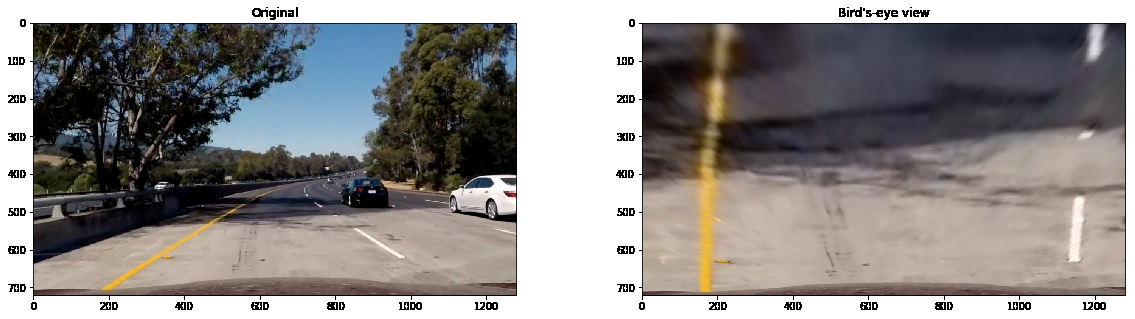
#> input picture img/birds_eye_view.png, 1135 x 319 px
$ python -i LaneDetector.py   (imports and definitions only)   (older library calls are emulated)
#> lines starting #> are read from the running program, lines starting #| are printed output that depends on the picture; after the words box and inside, x2 and y2 are one past the last pixel; in counts of white or black regions, pixels touching at a corner belong together
#> further down, picture is the input picture: shape (319, 1135, 3); mean B, G, R 137.9, 139.1, 142.5
import cv2
import numpy as np


class LaneIsolator(object):
    """ Base class that implements everything needed in order to properly
        isolate lane lines
    """

    def __init__(self):
        self.L_THRESHOLD = (75, 255)  # L in LUV color space
        self.S_THRESHOLD = (85, 235)  # S in HLS color space
        self.B_THRESHOLD = (100, 220)  # B in Lab color space
        self.MAG_THRESHOLD = (40, 215)  # Gradient magnitude
        self.DIR_THRESHOLD = (0, np.pi / 7)  # Gradient direction

    def isolate_lines(self, img):
        """ Isolates lane lines from the image using an ensemble of color and
            edge selection
            :param img: Input BGR image from the camera
            :return: A bitmap where 1s are the selected areas
        """
        color_select = self.color_threshold(img)
        grad_select = self.gradient_threshold(img)
        selection = np.zeros_like(color_select)
        selection[(color_select == 1) | (grad_select == 1)] = 1
        return selection

    def _within_threshold(self, array, threshold=(0, 255)):
        """ Private method which takes an array and fills with ones the areas
            that were within the thresholded values
            :param array: An array to apply thresholding over
            :param threshold: A tuple containing the lower and upper bounds of
                              the threshold
            :return: A bitmap where 1s are the selected areas
        """
        min_val = threshold[0]
        max_val = threshold[1]
        thresholded = np.zeros_like(array)
        thresholded[(array >= min_val) & (array <= max_val)] = 1
        return thresholded

    # [9 lines left out: function eq_histogram, not called in this run]

    def color_threshold(self, img):
        """ Applies color selection over the image to attempt to isolate the lines
        :param img: Input BGR image from the camera
        :return: A bitmap where 1s are the selected areas
        """
        l_chan = cv2.cvtColor(img, cv2.COLOR_BGR2LUV)[:, :, 0]
        s_chan = cv2.cvtColor(img, cv2.COLOR_BGR2HLS)[:, :, 2]
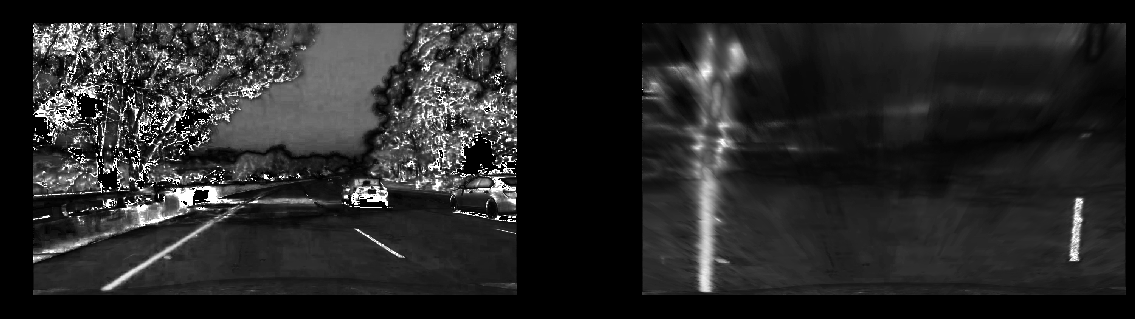
#> s_chan: shape (319, 1135); min 0, max 255, mean 38.4
        b_chan = cv2.cvtColor(img, cv2.COLOR_BGR2Lab)[:, :, 2]
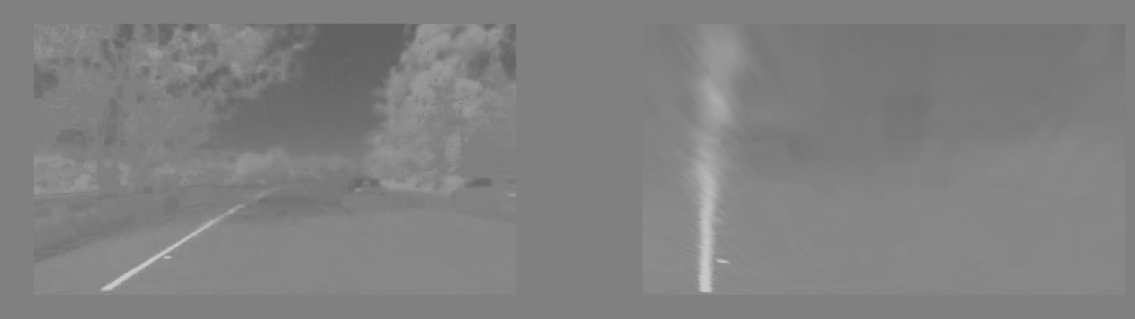
#> b_chan: shape (319, 1135); min 96, max 203, mean 129.1

        l_thresh = self._within_threshold(l_chan, self.L_THRESHOLD)
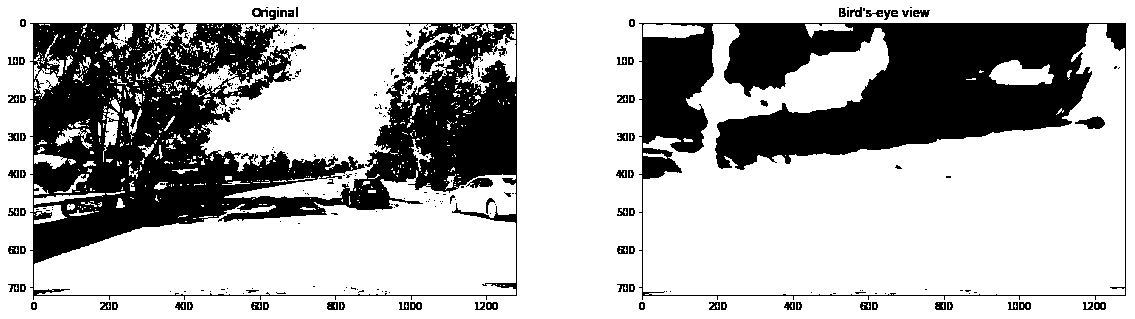
#> l_thresh: shape (319, 1135); values 0 (black) and 1 (white), 69.9% white; 285 black regions (207 under 20 px), largest, box (x1, y1, x2, y2) and area: (30, 23, 517, 300) 59662, (639, 23, 1126, 300) 44682, (1075, 116, 1105, 129) 227
        s_thresh = self._within_threshold(s_chan, self.S_THRESHOLD)
#> s_thresh: shape (319, 1135); values 0 (black) and 1 (white), 11.2% white; 1510 white regions (1389 under 20 px), largest, box (x1, y1, x2, y2) and area: (211, 23, 408, 147) 13434, (667, 32, 747, 292) 6501, (408, 58, 517, 169) 3302
        b_thresh = self._within_threshold(b_chan, self.B_THRESHOLD)
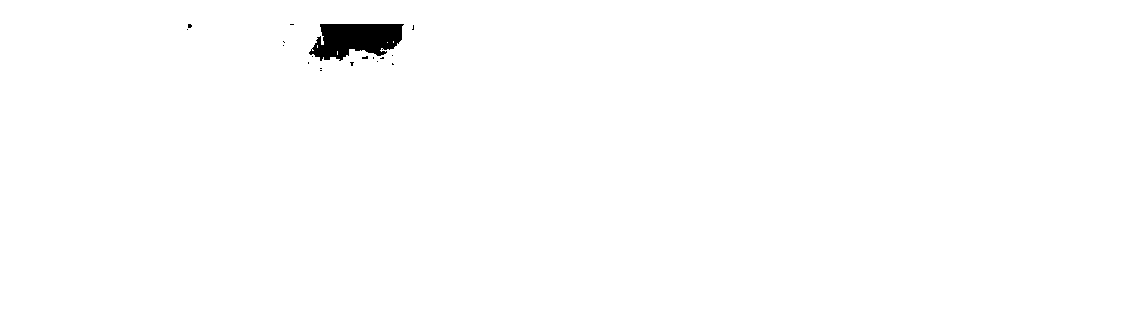
#> b_thresh: shape (319, 1135); values 0 (black) and 1 (white), 99.3% white; 18 black regions (17 under 20 px), largest, box (x1, y1, x2, y2) and area: (309, 24, 404, 61) 2470
#> in isolate_lines, `color_select = self.color_threshold(img)`: color_select: shape (319, 1135); values 0 (black) and 1 (white), 4.8% white; 237 white regions (217 under 20 px), largest, box (x1, y1, x2, y2) and area: (217, 24, 408, 147) 10499, (690, 131, 730, 292) 3016, (700, 39, 732, 129) 990

        selection = np.zeros_like(l_chan)
        # Color is sensitive, that's why it's an OR operator
        selection[(l_thresh == 1) & (s_thresh == 1) & (b_thresh == 1)] = 1

        return selection

    def gradient_threshold(self, img):
        """ Attempts to isolate the lane lines using edge gradients
        :param img: Input BGR image from the camera
        :return: A bitmap where 1s are the selected areas
        """
        gray = cv2.cvtColor(img, cv2.COLOR_BGR2GRAY)

        magnitude = self._gradient_mag(gray)
        direction = self._gradient_dir(gray)

        mag_thresh = self._within_threshold(magnitude, self.MAG_THRESHOLD)
        dir_thresh = self._within_threshold(direction, self.DIR_THRESHOLD)

        selection = np.zeros_like(magnitude)
        selection[(mag_thresh == 1) & (dir_thresh == 1)] = 1

        return selection

    def _gradients(self, gray, kernel=3):
        """ Computes the edge gradients using the Sobel operator
        :param gray: Grayscaled input image
        :param kernel: Kernel size to use for Sobel
        :return: (x, y) tuple of x and y edge gradient magnitude
        """
#> called with kernel = 3
        grad_x = cv2.Sobel(gray, cv2.CV_64F, 1, 0, ksize=kernel)
        grad_y = cv2.Sobel(gray, cv2.CV_64F, 0, 1, ksize=kernel)
        return (grad_x, grad_y)

    def _gradient_mag(self, gray):
        """ Computes the magnitude map of the edge gradients
        :param gray: Grayscaled input image
        :return: Gradient magnitude matrix
        """
        grad_x, grad_y = self._gradients(gray)
        # Pythagoras
        magnitude = np.sqrt(np.square(grad_x) + np.square(grad_y))
        return magnitude

    def _gradient_dir(self, gray):
        """ Computes the direction map of the edge gradients
        :param gray: Grayscaled input image
        :return: Gradient direction matrix
        """
        grad_x, grad_y = self._gradients(gray)

        grad_x = np.absolute(grad_x)
        grad_y = np.absolute(grad_y)

        direction = np.arctan2(grad_y, grad_x)
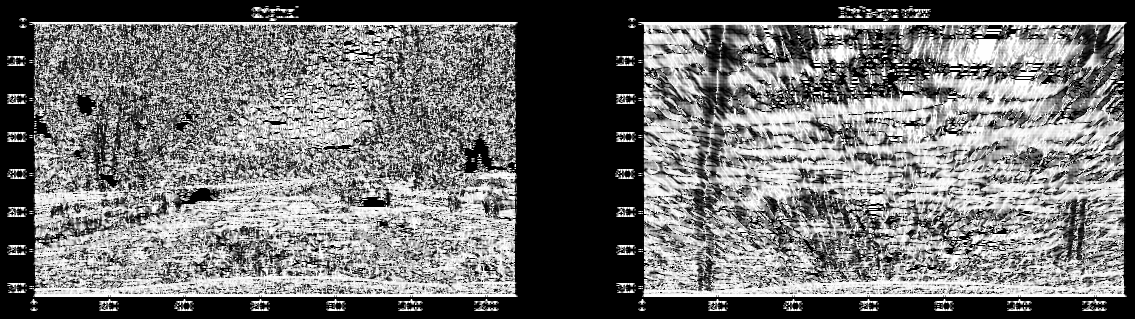
#> direction: shape (319, 1135) float64; min 0, max 1.57, mean 0.7; drawn with min black and max white
        return direction

>>> import cv2
>>> picture = cv2.imread('img/birds_eye_view.png')
>>> result = LaneIsolator().isolate_lines(picture)
#> in gradient_threshold, `mag_thresh = self._within_threshold(magnitude, self.MAG_THRESHOLD)`: mag_thresh: shape (319, 1135) float64; values 0 (black) and 1 (white), 20.5% white; 945 white regions (842 under 20 px), largest, box (x1, y1, x2, y2) and area: (34, 24, 516, 256) 41777, (643, 24, 986, 195) 8216, (50, 254, 516, 294) 3516
#> in gradient_threshold, `dir_thresh = self._within_threshold(direction, self.DIR_THRESHOLD)`:
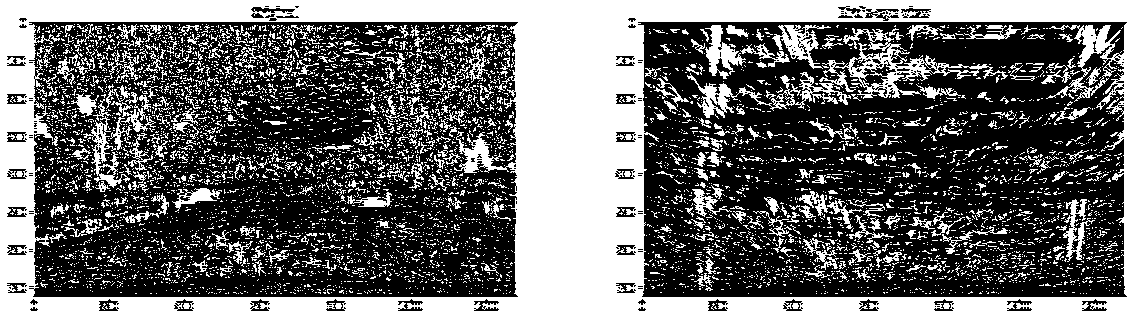
#> dir_thresh: shape (319, 1135) float64; values 0 (black) and 1 (white), 41.3% white; 6589 white regions (6157 under 20 px), largest, box (x1, y1, x2, y2) and area: (0, 0, 1135, 319) 96903, (687, 28, 1008, 118) 4561, (772, 25, 831, 69) 924
#> in isolate_lines, `grad_select = self.gradient_threshold(img)`: grad_select: shape (319, 1135) float64; values 0 (black) and 1 (white), 4.3% white in thin lines or dots, all inside (x1, y1, x2, y2) = (33, 24, 1125, 294)
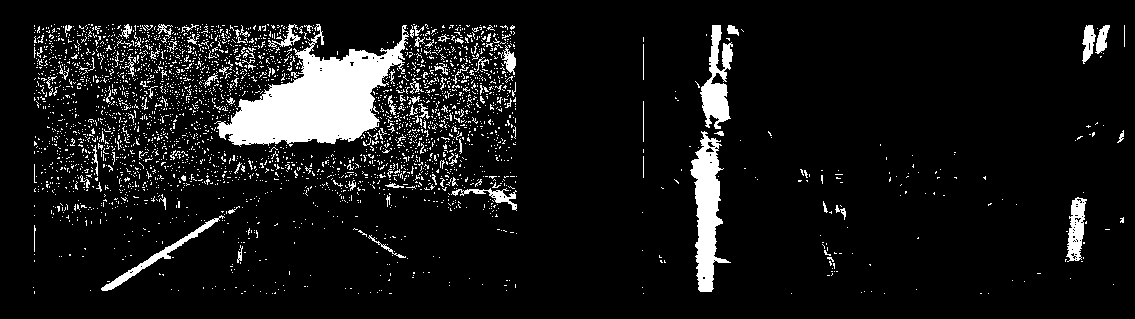
#> result: shape (319, 1135); values 0 (black) and 1 (white), 8.8% white; 3259 white regions (3164 under 20 px), largest, box (x1, y1, x2, y2) and area: (214, 24, 409, 147) 10763, (690, 131, 731, 292) 3135, (700, 25, 733, 129) 1692

$ run again, on img/distortion_example.png
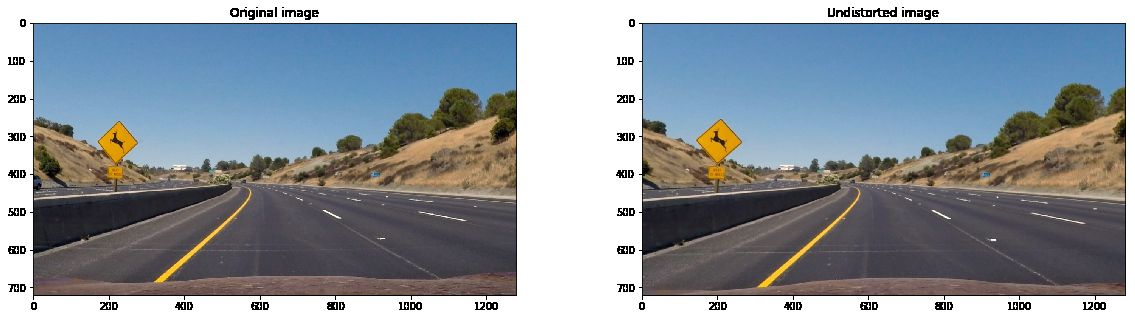
#> input picture img/distortion_example.png, 1135 x 319 px
#> picture is the input picture: shape (319, 1135, 3); mean B, G, R 157.1, 149.4, 140.9
#> in color_threshold, `l_thresh = self._within_threshold(l_chan, self.L_THRESHOLD)`:
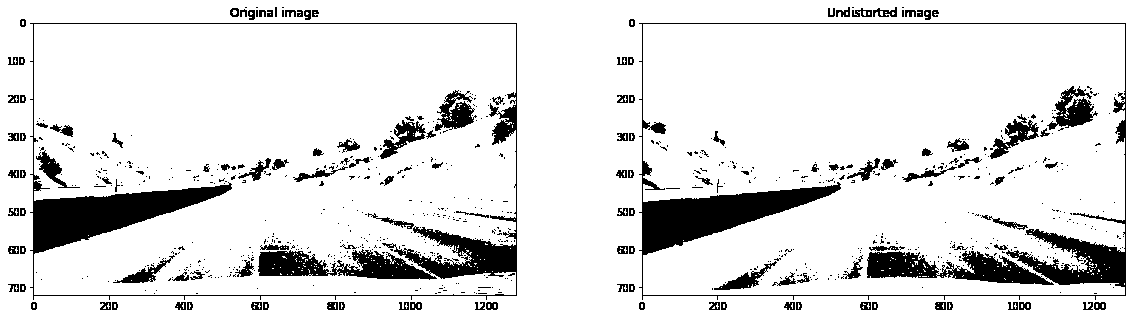
#> l_thresh: shape (319, 1135); values 0 (black) and 1 (white), 88% white; 774 black regions (640 under 20 px), largest, box (x1, y1, x2, y2) and area: (30, 23, 517, 300) 14464, (639, 23, 1126, 300) 11428, (867, 251, 1054, 285) 3282
#> s_thresh: shape (319, 1135); values 0 (black) and 1 (white), 32% white; 590 white regions (550 under 20 px), largest, box (x1, y1, x2, y2) and area: (642, 23, 1126, 156) 51353, (33, 23, 517, 156) 51047, (988, 85, 1126, 165) 4057
#> b_thresh: shape (319, 1135); values 0 (black) and 1 (white), 93.4% white; 93 black regions (79 under 20 px), largest, box (x1, y1, x2, y2) and area: (38, 24, 516, 79) 12169, (762, 24, 1125, 72) 10406, (721, 24, 759, 37) 314
#> color_select: shape (319, 1135); values 0 (black) and 1 (white), 24% white; 677 white regions (627 under 20 px), largest, box (x1, y1, x2, y2) and area: (643, 24, 1125, 156) 39477, (34, 24, 516, 156) 37710, (993, 108, 1125, 165) 2110
#> mag_thresh: shape (319, 1135) float64; values 0 (black) and 1 (white), 14.1% white in thin lines or dots, all inside (x1, y1, x2, y2) = (33, 61, 1125, 296)
#> dir_thresh: shape (319, 1135) float64; values 0 (black) and 1 (white), 39.1% white; 12652 white regions (12358 under 20 px), largest, box (x1, y1, x2, y2) and area: (0, 0, 1135, 319) 93511, (253, 252, 284, 275) 195, (250, 191, 274, 238) 193
#> grad_select: shape (319, 1135) float64; values 0 (black) and 1 (white), 1.9% white in thin lines or dots, all inside (x1, y1, x2, y2) = (33, 61, 1125, 294)
#> `result = LaneIsolator().isolate_lines(picture)`:
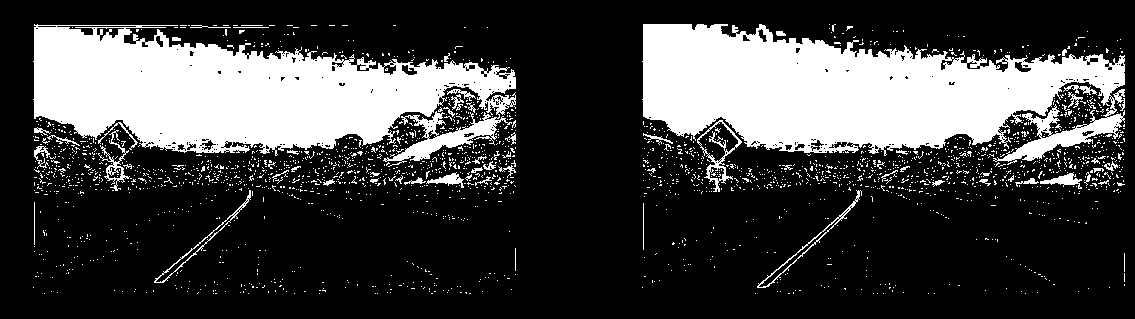
#> result: shape (319, 1135); values 0 (black) and 1 (white), 25.7% white; 2278 white regions (2213 under 20 px), largest, box (x1, y1, x2, y2) and area: (642, 24, 1125, 165) 42119, (33, 24, 516, 167) 40192, (697, 120, 742, 192) 587

$ run again, on img/histogram.png
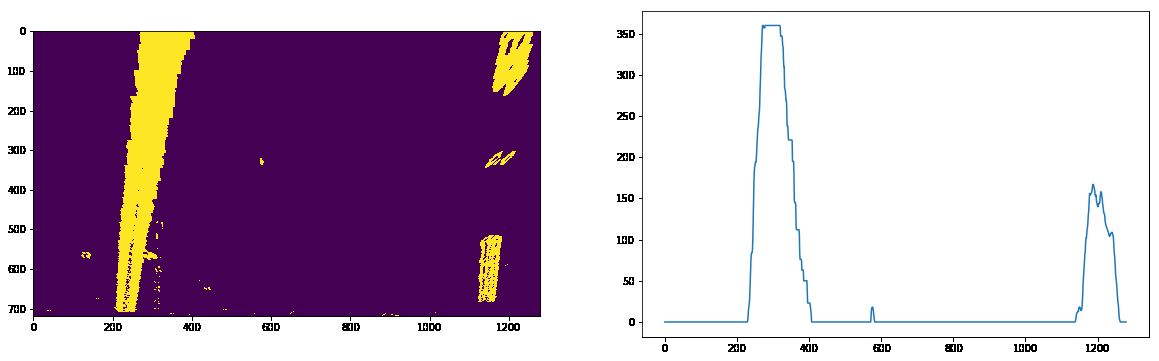
#> input picture img/histogram.png, 1159 x 361 px
#> picture is the input picture: shape (361, 1159, 3); mean B, G, R 190.9, 170.5, 191.7
#> in color_threshold, `l_thresh = self._within_threshold(l_chan, self.L_THRESHOLD)`:
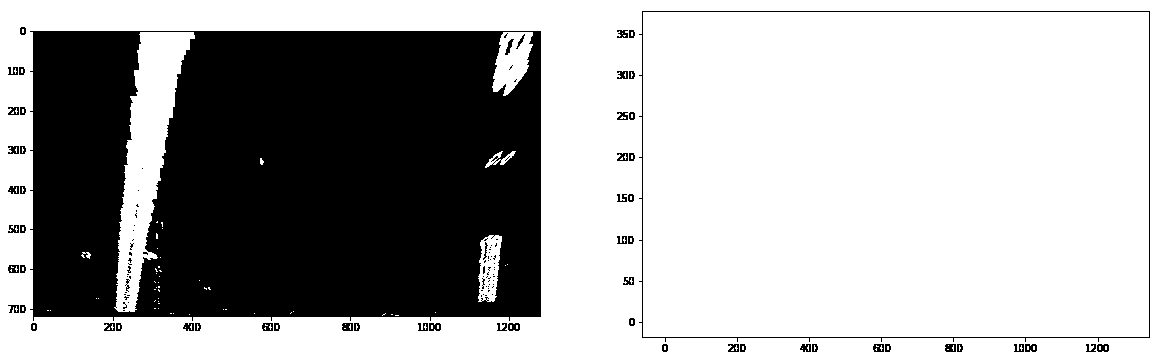
#> l_thresh: shape (361, 1159); values 0 (black) and 1 (white), 67.2% white; 128 black regions (67 under 20 px), largest, box (x1, y1, x2, y2) and area: (30, 31, 541, 321) 132266, (639, 11, 1150, 342) 1718, (342, 323, 353, 331) 74
#> s_thresh: shape (361, 1159); values 0 (black) and 1 (white), 0.78% white in thin lines or dots, all inside (x1, y1, x2, y2) = (140, 24, 1127, 323)
#> b_thresh: shape (361, 1159); values 0 (black) and 1 (white), 68.3% white; 73 black regions (67 under 20 px), largest, box (x1, y1, x2, y2) and area: (34, 32, 540, 316) 130630, (665, 25, 1126, 323) 1776, (505, 39, 514, 55) 59, (516, 34, 525, 49) 36, (483, 242, 488, 260) 31, (125, 279, 130, 292) 28
#> color_select: shape (361, 1159); values 0 (black) and 1 (white), 0.34% white in thin lines or dots, all inside (x1, y1, x2, y2) = (664, 24, 1127, 323)
#> mag_thresh: shape (361, 1159) float64; values 0 (black) and 1 (white), 0.59% white in thin lines or dots, all inside (x1, y1, x2, y2) = (34, 23, 1128, 324)
#> dir_thresh: shape (361, 1159) float64; values 0 (black) and 1 (white), 96.8% white; black in thin lines or dots
#> grad_select: shape (361, 1159) float64; values 0 (black) and 1 (white), 0.3% white in thin lines or dots, all inside (x1, y1, x2, y2) = (34, 25, 1121, 322)
#> `result = LaneIsolator().isolate_lines(picture)`:
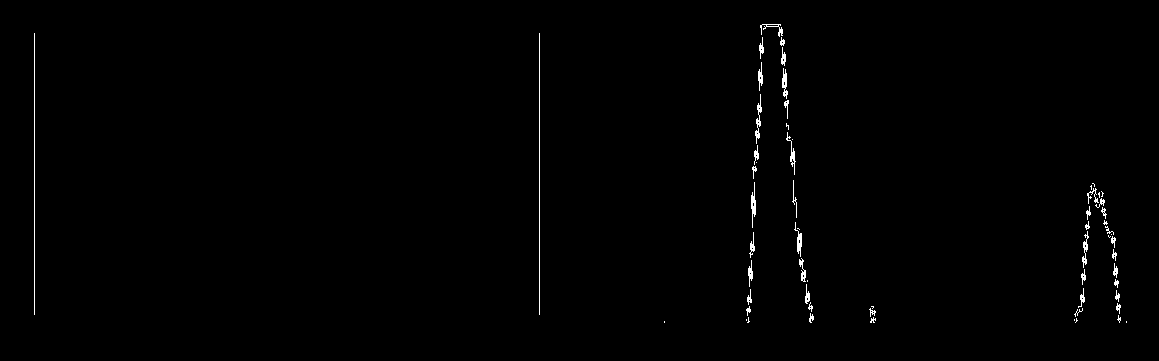
#> result: shape (361, 1159); values 0 (black) and 1 (white), 0.64% white in thin lines or dots, all inside (x1, y1, x2, y2) = (34, 24, 1127, 323)

$ run again, on img/lane_isolation.png
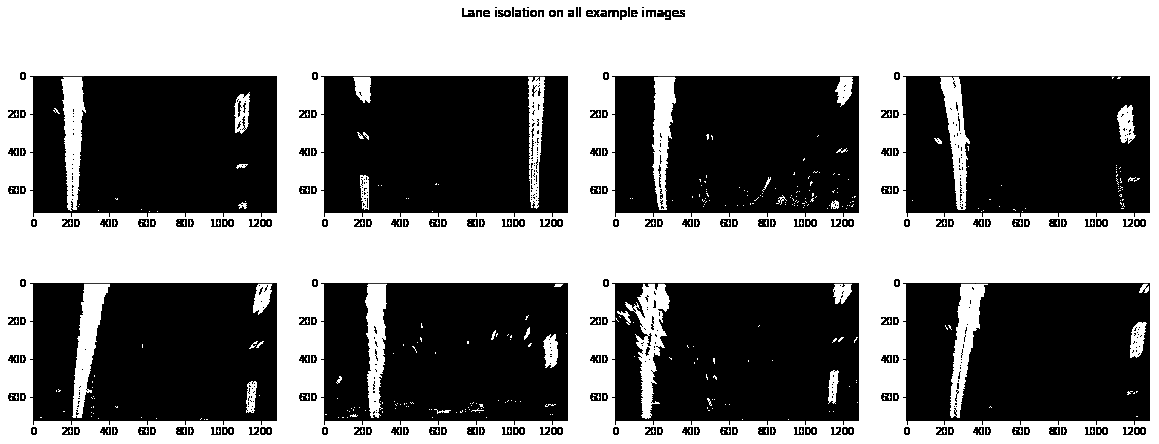
#> input picture img/lane_isolation.png, 1159 x 444 px
#> picture is the input picture: shape (444, 1159, 3); min 0, max 255, mean 127.5
#> s_chan: shape (444, 1159); every value is 0
#> b_chan: shape (444, 1159); every value is 128
#> l_thresh: shape (444, 1159); values 0 (black) and 1 (white), 50% white; 568 white regions (530 under 20 px), largest, box (x1, y1, x2, y2) and area: (0, 0, 1159, 444) 234944, (625, 284, 670, 419) 2306, (72, 284, 110, 418) 2204
#> b_thresh: shape (444, 1159); every value is 1
#> mag_thresh: shape (444, 1159) float64; values 0 (black) and 1 (white), 0% white in thin lines or dots, all inside (x1, y1, x2, y2) = (83, 76, 1145, 317)
#> in gradient_threshold, `dir_thresh = self._within_threshold(direction, self.DIR_THRESHOLD)`:
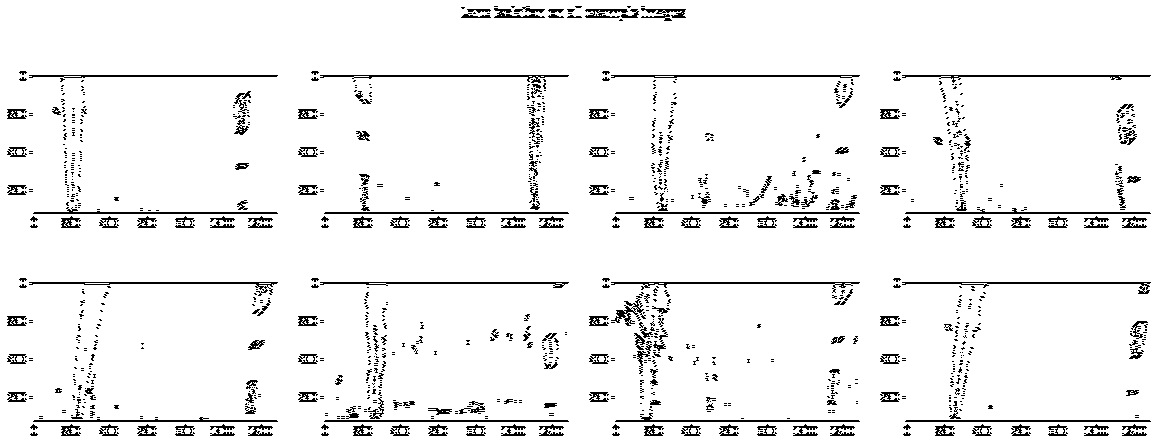
#> dir_thresh: shape (444, 1159) float64; values 0 (black) and 1 (white), 94.4% white; black in thin lines or dots
#> grad_select: shape (444, 1159) float64; values 0 (black) and 1 (white), 0% white in thin lines or dots, all inside (x1, y1, x2, y2) = (354, 76, 1145, 284)
